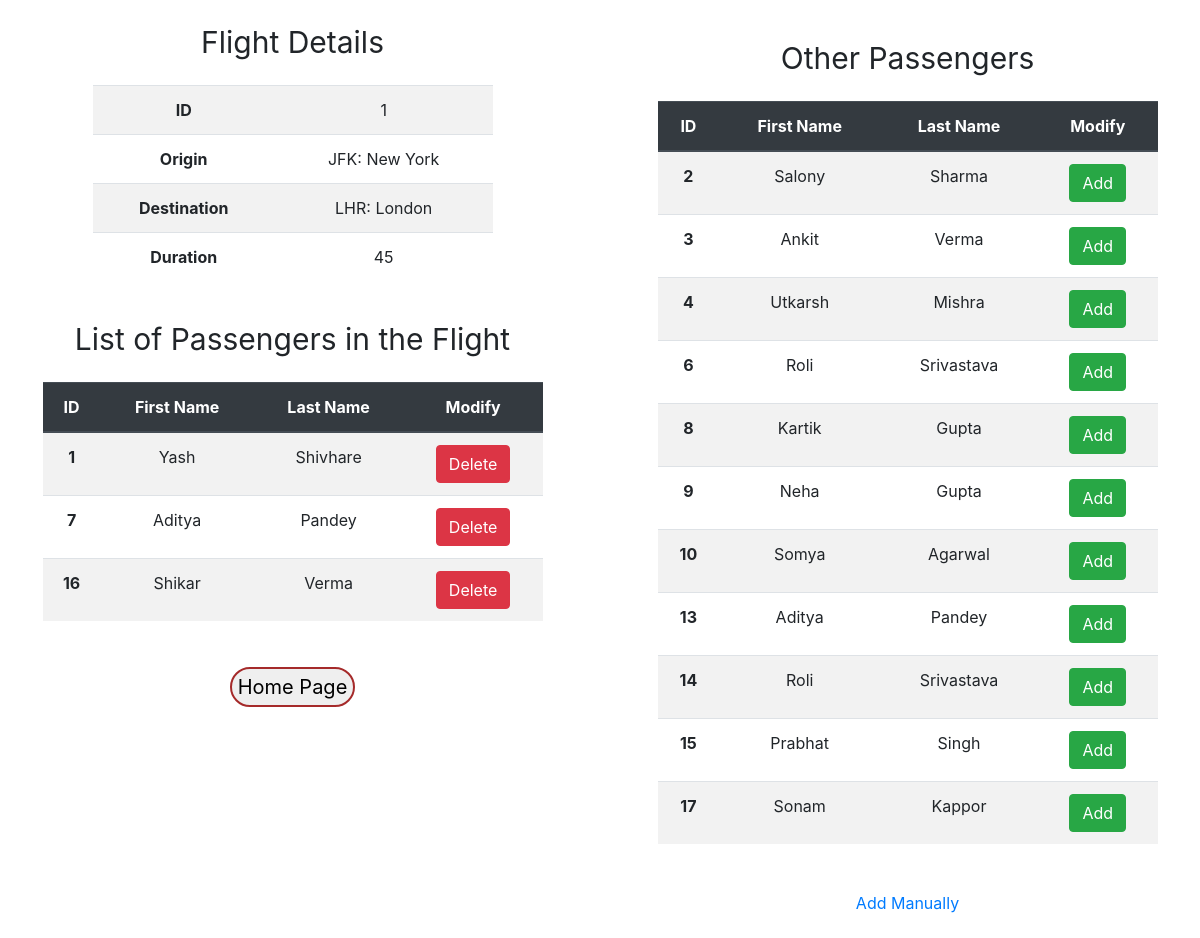
The page /flights/1 on the database its author committed.
### flights/models.py (models this page shows, shortened)
class Flight(models.Model):
    origin=models.ForeignKey(Airports,on_delete=models.CASCADE,related_name="depatures")
    destination=models.ForeignKey(Airports,on_delete=models.CASCADE,related_name="arrivals")
    duration=models.IntegerField()

class Airports(models.Model):
    code=models.CharField(max_length=3)
    city=models.CharField(max_length=64)
    def __str__(self):
        return f"{self.code}: {self.city}"

class Passengers(models.Model):
    first=models.CharField(max_length=64)
    last=models.CharField(max_length=64)
    flight=models.ManyToManyField(Flight,blank=True, related_name="passengers")

### flights/views.py (the view, shortened to what this page needs)
# urls.py: path("<int:flightid>",views.flight,name="flight"),
def flight(request, flightid):
    flight=Flight.objects.get(id=flightid)
    passengers=Passengers.objects.all()
    form=passenger_form()
    return render(request,"flights/flight.html",{
        "form":form,
        "flight":flight,
        "passengers":flight.passengers.all(),
        "non_passengers":passengers.exclude(flight=flight),
    })

### flights/templates/flights/flight.html (shortened to what this page needs)
{% extends 'flights/basic.html'%}
{%block body%}
<div class="row">
    <div class="col-md-6">
        <div id="heading">Flight Details</div>
        <table class="table details table-striped table-hover container" style="width: 400px;">
            <tr>
                <td class="data">
                    ID
                </td>
                <td >
                    {{flight.id}}
                </td>
            </tr>
            <tr>
                <td class="data">
                    Origin
                </td>
                <td>
                    {{flight.origin}}
                </td>
            </tr>
            <tr>
                <td class="data">
                    Destination
                </td>
                <td>
                    {{flight.destination}}
                </td>
            </tr>
            <tr>
                <td class="data">
                    Duration
                </td>
                <td>
                    {{flight.duration}}
                </td>
            </tr>
        </table>
        <div id="heading">List of Passengers in the Flight</div>
        <table class="table table-striped table-hover container" style="width: 500px;">
            <thead class="thead-dark">
              <tr>
                <th scope="col">ID</th>
                <th scope="col">First Name</th>
                <th scope="col">Last Name</th>
                <th scope="col">Modify</th>
              </tr>
            </thead>
            <tbody>
                {% for i in passengers %}
              <tr>
                <th scope="row">{{i.id}}</th>
                <td>{{i.first}}</td>
                <td>{{i.last}}</td>
                <td><button id="delete_passenger" onclick="delete_passenger({{i.id}})" type="button" class="btn btn-danger">Delete</button></td>
              </tr>
              {%endfor%}
            </tbody>
          </table>
          <a href="{% url 'index' %}"><button id="button">Home Page</button></a>
        </div>
    <div class="col-md-6">
        <div class="container my-3">
            <div id="heading">
                Other Passengers
            </div>
            <form id="myform" method="POST" action="/flights/{{flight.id}}/book">{%csrf_token%}
            <table class="table table-striped table-hover container" style="width: 500px;">
                <thead class="thead-dark">
                  <tr>
                    <th scope="col">ID</th>
                    <th scope="col">First Name</th>
                    <th scope="col">Last Name</th>
                    <th scope="col">Modify</th>
                  </tr>
                </thead>
                <tbody>
                    {% for i in non_passengers %}
                  <tr>
                    <th scope="row">{{i.id}}</th>
                    <td>{{i.first}}</td>
                    <td>{{i.last}}</td>
                    <td><button type="button" onclick="addpassenger({{i.id}})" class="btn btn-success">Add</button></td>
                  </tr>
                  {%endfor%}
                </tbody>
              </table>
              </form>
            <br>
            <button id="manualbtn" type="button" onclick="addmanually()" class="btn btn-link">Add Manually</button>
        </div>
    </div>
</div>
{%endblock%}

### flights/templates/flights/flight.html (style rules this page uses)
#heading { font-size: 30px; padding: 20px; }
#button { border: 2px solid brown; border-radius: 50px; height: 40px; font-size: 20px; margin-top: 30px; }
.data { font-weight: bold; }

### rows shown on the page
Flight: id "1", origin "JFK: New York", destination "LHR: London", duration "45"
Passengers: id "1", first "Yash", last "Shivhare"
Passengers: id "7", first "Aditya", last "Pandey"
Passengers: id "16", first "Shikar", last "Verma"
Passengers: id "2", first "Salony", last "Sharma"
Passengers: id "3", first "Ankit", last "Verma"
Passengers: id "4", first "Utkarsh", last "Mishra"
Passengers: id "6", first "Roli", last "Srivastava"
Passengers: id "8", first "Kartik", last "Gupta"
Passengers: id "9", first "Neha", last "Gupta"
Passengers: id "10", first "Somya", last "Agarwal"
Passengers: id "13", first "Aditya", last "Pandey"
Passengers: id "14", first "Roli", last "Srivastava"
Passengers: id "15", first "Prabhat", last "Singh"
Passengers: id "17", first "Sonam", last "Kappor"
